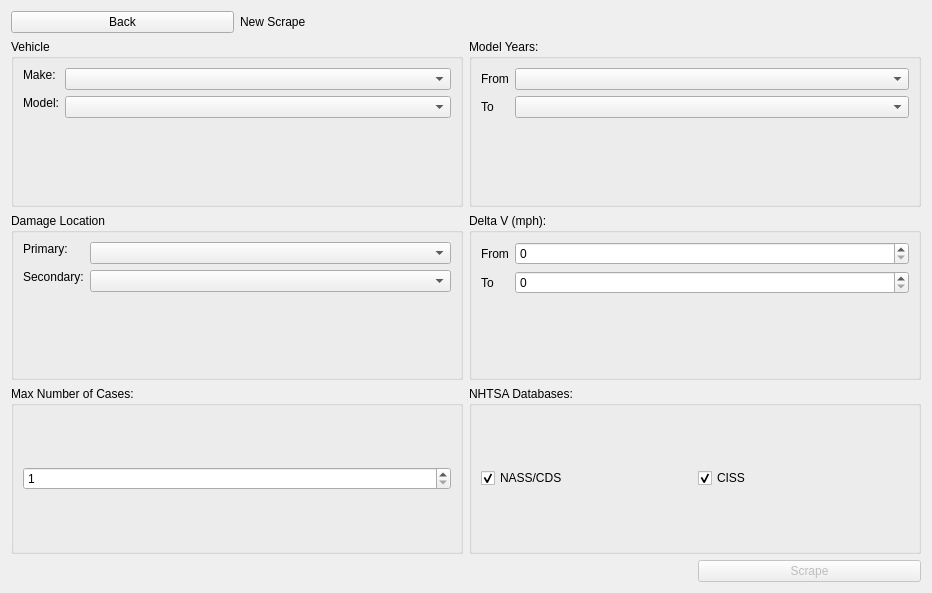
<?xml version="1.0" encoding="UTF-8"?>
<ui version="4.0">
 <class>ScrapeMenu</class>
 <widget class="QWidget" name="ScrapeMenu">
  <property name="geometry">
   <rect>
    <x>0</x>
    <y>0</y>
    <width>932</width>
    <height>593</height>
   </rect>
  </property>
  <property name="windowTitle">
   <string>Form</string>
  </property>
  <layout class="QGridLayout" name="gridLayout">
   <item row="3" column="3">
    <widget class="QPushButton" name="submitBtn">
     <property name="enabled">
      <bool>false</bool>
     </property>
     <property name="text">
      <string>Scrape</string>
     </property>
    </widget>
   </item>
   <item row="0" column="1">
    <widget class="QLabel" name="mainTitle">
     <property name="sizePolicy">
      <sizepolicy hsizetype="Preferred" vsizetype="Fixed">
       <horstretch>0</horstretch>
       <verstretch>0</verstretch>
      </sizepolicy>
     </property>
     <property name="text">
      <string>New Scrape</string>
     </property>
    </widget>
   </item>
   <item row="0" column="0">
    <widget class="QPushButton" name="backBtn">
     <property name="sizePolicy">
      <sizepolicy hsizetype="Minimum" vsizetype="Fixed">
       <horstretch>0</horstretch>
       <verstretch>0</verstretch>
      </sizepolicy>
     </property>
     <property name="text">
      <string>Back</string>
     </property>
    </widget>
   </item>
   <item row="2" column="0" colspan="4">
    <layout class="QGridLayout" name="body" rowstretch="0,0,0,0">
     <property name="sizeConstraint">
      <enum>QLayout::SetMaximumSize</enum>
     </property>
     <item row="2" column="3">
      <widget class="QGroupBox" name="deltaVBox">
       <property name="title">
        <string>Delta V (mph):</string>
       </property>
       <layout class="QFormLayout" name="formLayout_4">
        <item row="0" column="0">
         <widget class="QLabel" name="label_4">
          <property name="sizePolicy">
           <sizepolicy hsizetype="Fixed" vsizetype="Preferred">
            <horstretch>0</horstretch>
            <verstretch>0</verstretch>
           </sizepolicy>
          </property>
          <property name="text">
           <string>From</string>
          </property>
         </widget>
        </item>
        <item row="0" column="1">
         <widget class="QSpinBox" name="dvMinSpin">
          <property name="maximum">
           <number>999999999</number>
          </property>
         </widget>
        </item>
        <item row="1" column="0">
         <widget class="QLabel" name="label_8">
          <property name="sizePolicy">
           <sizepolicy hsizetype="Fixed" vsizetype="Preferred">
            <horstretch>0</horstretch>
            <verstretch>0</verstretch>
           </sizepolicy>
          </property>
          <property name="text">
           <string>To</string>
          </property>
         </widget>
        </item>
        <item row="1" column="1">
         <widget class="QSpinBox" name="dvMaxSpin">
          <property name="maximum">
           <number>999999999</number>
          </property>
         </widget>
        </item>
       </layout>
      </widget>
     </item>
     <item row="2" column="1">
      <widget class="QGroupBox" name="damageBox">
       <property name="title">
        <string>Damage Location</string>
       </property>
       <layout class="QFormLayout" name="formLayout">
        <item row="0" column="0">
         <widget class="QLabel" name="label">
          <property name="sizePolicy">
           <sizepolicy hsizetype="Fixed" vsizetype="Fixed">
            <horstretch>0</horstretch>
            <verstretch>0</verstretch>
           </sizepolicy>
          </property>
          <property name="text">
           <string>Primary:</string>
          </property>
         </widget>
        </item>
        <item row="0" column="1">
         <widget class="QComboBox" name="pDmgCombo">
          <property name="editable">
           <bool>false</bool>
          </property>
         </widget>
        </item>
        <item row="1" column="0">
         <widget class="QLabel" name="label_2">
          <property name="sizePolicy">
           <sizepolicy hsizetype="Preferred" vsizetype="Fixed">
            <horstretch>0</horstretch>
            <verstretch>0</verstretch>
           </sizepolicy>
          </property>
          <property name="text">
           <string>Secondary:</string>
          </property>
         </widget>
        </item>
        <item row="1" column="1">
         <widget class="QComboBox" name="sDmgCombo">
          <property name="editable">
           <bool>false</bool>
          </property>
         </widget>
        </item>
       </layout>
      </widget>
     </item>
     <item row="1" column="1">
      <widget class="QGroupBox" name="vehicleBox">
       <property name="title">
        <string>Vehicle</string>
       </property>
       <layout class="QFormLayout" name="formLayout_2">
        <item row="0" column="0">
         <widget class="QLabel" name="makeLabel">
          <property name="sizePolicy">
           <sizepolicy hsizetype="Fixed" vsizetype="Fixed">
            <horstretch>0</horstretch>
            <verstretch>0</verstretch>
           </sizepolicy>
          </property>
          <property name="text">
           <string>Make:</string>
          </property>
         </widget>
        </item>
        <item row="0" column="1">
         <widget class="QComboBox" name="makeCombo">
          <property name="editable">
           <bool>false</bool>
          </property>
         </widget>
        </item>
        <item row="1" column="0">
         <widget class="QLabel" name="modelLabel">
          <property name="sizePolicy">
           <sizepolicy hsizetype="Fixed" vsizetype="Fixed">
            <horstretch>0</horstretch>
            <verstretch>0</verstretch>
           </sizepolicy>
          </property>
          <property name="text">
           <string>Model:</string>
          </property>
         </widget>
        </item>
        <item row="1" column="1">
         <widget class="QComboBox" name="modelCombo">
          <property name="editable">
           <bool>false</bool>
          </property>
         </widget>
        </item>
       </layout>
      </widget>
     </item>
     <item row="1" column="3">
      <widget class="QGroupBox" name="yearsBox">
       <property name="title">
        <string>Model Years:</string>
       </property>
       <layout class="QFormLayout" name="formLayout_3">
        <item row="0" column="0">
         <widget class="QLabel" name="label_6">
          <property name="sizePolicy">
           <sizepolicy hsizetype="Fixed" vsizetype="Preferred">
            <horstretch>0</horstretch>
            <verstretch>0</verstretch>
           </sizepolicy>
          </property>
          <property name="text">
           <string>From</string>
          </property>
         </widget>
        </item>
        <item row="0" column="1">
         <widget class="QComboBox" name="startYearCombo">
          <property name="editable">
           <bool>false</bool>
          </property>
         </widget>
        </item>
        <item row="1" column="0">
         <widget class="QLabel" name="label_7">
          <property name="sizePolicy">
           <sizepolicy hsizetype="Fixed" vsizetype="Preferred">
            <horstretch>0</horstretch>
            <verstretch>0</verstretch>
           </sizepolicy>
          </property>
          <property name="text">
           <string>To</string>
          </property>
         </widget>
        </item>
        <item row="1" column="1">
         <widget class="QComboBox" name="endYearCombo">
          <property name="editable">
           <bool>false</bool>
          </property>
         </widget>
        </item>
       </layout>
      </widget>
     </item>
     <item row="3" column="3">
      <widget class="QGroupBox" name="databasesBox">
       <property name="title">
        <string>NHTSA Databases:</string>
       </property>
       <layout class="QHBoxLayout" name="horizontalLayout">
        <item>
         <widget class="QCheckBox" name="nassCheckbox">
          <property name="text">
           <string>NASS/CDS</string>
          </property>
          <property name="checked">
           <bool>true</bool>
          </property>
         </widget>
        </item>
        <item>
         <widget class="QCheckBox" name="cissCheckbox">
          <property name="text">
           <string>CISS</string>
          </property>
          <property name="checked">
           <bool>true</bool>
          </property>
         </widget>
        </item>
       </layout>
      </widget>
     </item>
     <item row="3" column="1">
      <widget class="QGroupBox" name="maxCasesBox">
       <property name="title">
        <string>Max Number of Cases:</string>
       </property>
       <layout class="QHBoxLayout" name="horizontalLayout_4">
        <item>
         <widget class="QSpinBox" name="casesSpin">
          <property name="minimum">
           <number>1</number>
          </property>
          <property name="maximum">
           <number>999999999</number>
          </property>
         </widget>
        </item>
       </layout>
      </widget>
     </item>
    </layout>
   </item>
  </layout>
 </widget>
 <resources/>
 <connections/>
</ui>
